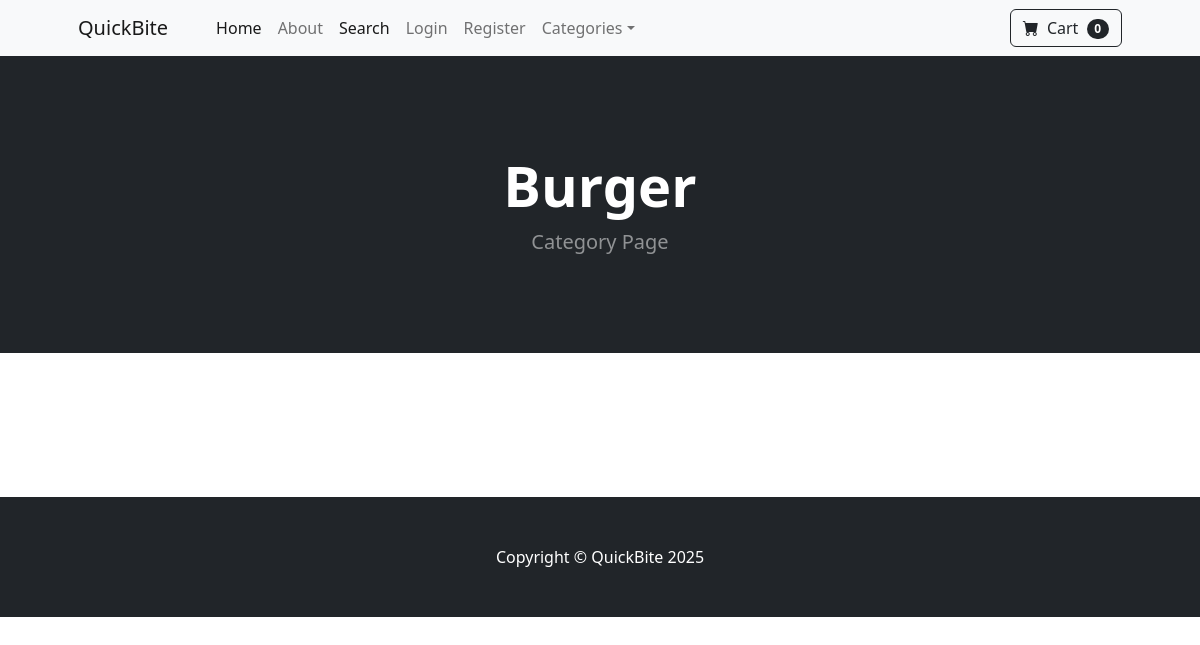
Before: /category/Burger with the older database file.
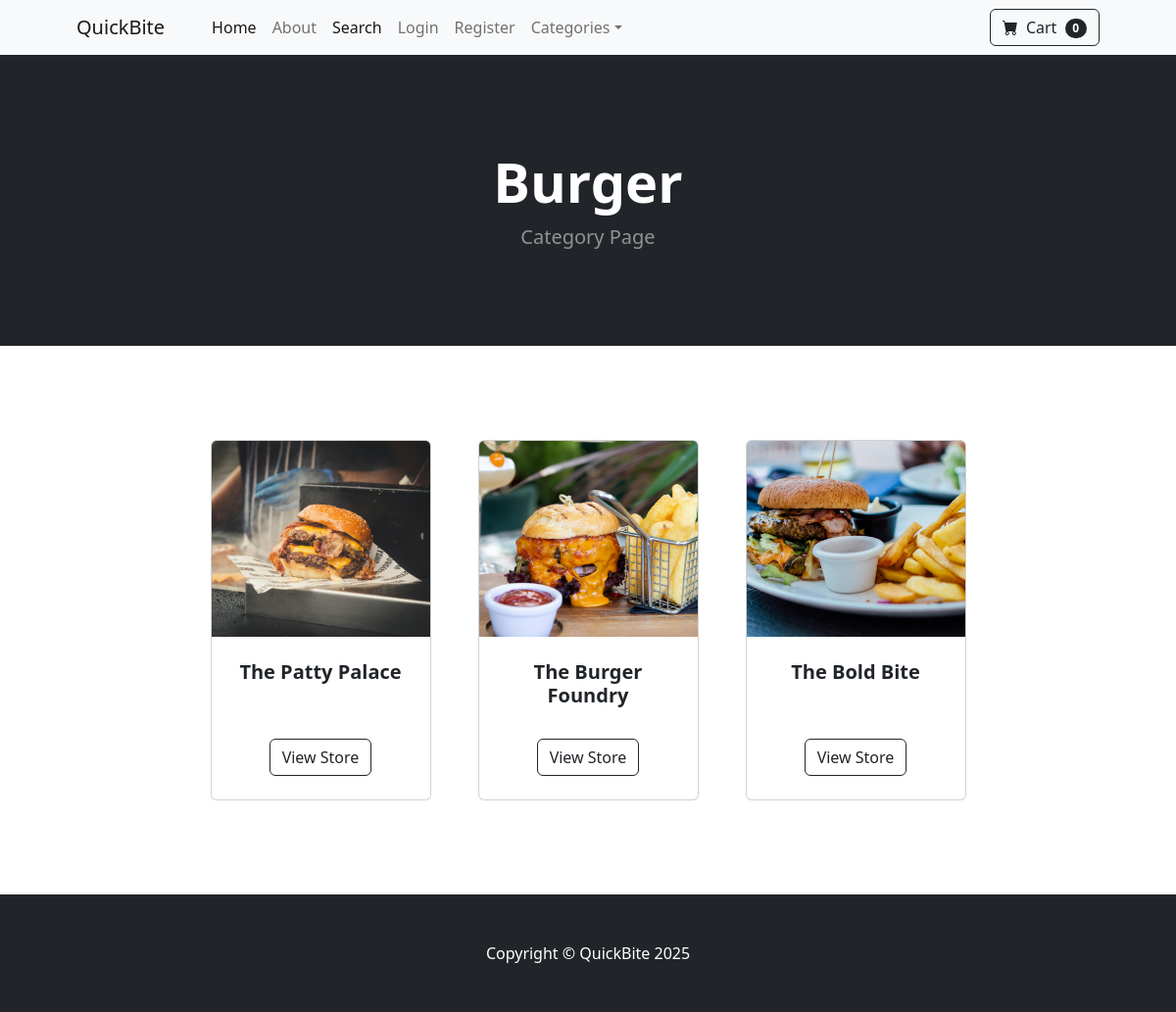
After: the same page with the newer database file.
### Food_Order_App/models.py (models this page shows, shortened)
class Category(models.Model):
    name = models.CharField(max_length=50)
    def __str__(self):
        return self.name
    class Meta:
        verbose_name_plural = 'categories'

class Store(models.Model):
    name = models.CharField(max_length=100)
    address = models.CharField(max_length=200)
    image = models.ImageField(upload_to='uploads/store/')
    description = models.TextField(blank=True, null=True)
    category = models.ForeignKey(Category, on_delete=models.SET_NULL, null=True, blank=True)
    products = models.ManyToManyField(Product, blank=True, related_name='stores', default=None)

### Food_Order_App/views.py (the view)
# urls.py: path("category/<str:foo>" , views.category, name = 'category'),
def category(request, foo):
    foo = foo.replace('-', ' ')
    try:
        category = Category.objects.get(name=foo)
        products = Product.objects.filter(category=category)
        stores = Store.objects.filter(category=category)
        return render(request, 'category.html', {'products':products, 'category':category, 'stores':stores})
    except:
        messages.success(request, ("That category does not exist"))
        return redirect('home')

### cart/cart.py (called while the page is built)
    def __len__(self):
        return len(self.cart)

### cart/context_proccesors.py (called while the page is built)
def cart(request):
    return {'cart':Cart(request)}

### Food_Order_App/templates/category.html (shortened to what this page needs)
{% extends 'base.html' %}
{% load static %}
    {% block content %}
        <header class="bg-dark py-5">
            <div class="container px-4 px-lg-5 my-5">
                <div class="text-center text-white">
                    <h1 class="display-4 fw-bolder">{{ category }}</h1>
                    <p class="lead fw-normal text-white-50 mb-0">Category Page</p>
                </div>
            </div>
        </header>
        <section class="py-5">
            <div class="container px-4 px-lg-5 mt-5">
                <div class="row gx-4 gx-lg-5 row-cols-2 row-cols-md-3 row-cols-xl-4 justify-content-center">
                   {% for store in stores %}
                    <div class="col mb-5">
                        <div class="card h-100">
                            <img class="card-img-top" src="{{store.image.url}}" alt=""
                                style="height: 200px; object-fit: cover; width: 100%;"
                            />
                            <div class="card-body p-4">
                                <div class="text-center">
                                    <h5 class="fw-bolder">{{store.name}}</h5>
                                </div>
                            </div>
                            <div class="card-footer p-4 pt-0 border-top-0 bg-transparent">
                                <div class="text-center"><a class="btn btn-outline-dark mt-auto" href="{% url 'store' store.id %}">View Store</a></div>
                            </div>
                        </div>
                    </div>
                    {% endfor %}
                </div>
            </div>
        </section>
       {% endblock %}

### Food_Order_App/templates/base.html (shortened to what this page needs)
{% load static %}
<!DOCTYPE html>
<html lang="en">
    <head>
        <link href="https://cdn.jsdelivr.net/npm/bootstrap-icons@1.5.0/font/bootstrap-icons.css" rel="stylesheet" />
        <link href="{% static 'css/styles.css' %}" rel="stylesheet" />
    </head>
    <body>
        {% include 'navbar.html' %}
        {% block content %}
        {% endblock %}
        <footer class="py-5 bg-dark">
            <div class="container"><p class="m-0 text-center text-white">Copyright &copy; QuickBite 2025</p></div>
        </footer>
    </body>
</html>

### Food_Order_App/templates/navbar.html (shortened to what this page needs)
        <nav class="navbar navbar-expand-lg navbar-light bg-light">
            <div class="container px-4 px-lg-5">
                <a class="navbar-brand" href="{% url 'home' %}">QuickBite</a>
                <div class="collapse navbar-collapse" id="navbarSupportedContent">
                    <ul class="navbar-nav me-auto mb-2 mb-lg-0 ms-lg-4">
                        <li class="nav-item"><a class="nav-link active" aria-current="page" href="{% url 'home' %}">Home</a></li>
                        <li class="nav-item"><a class="nav-link" href="{% url 'about' %}">About</a></li>
                        <li class="nav-item"><a class="nav-link active" aria-current="page" href="{% url 'search' %}">Search</a></li>
                        {% if user.is_authenticated %}
                            <li class="nav-item dropdown">
                                <a class="nav-link dropdown-toggle" href="#" role="button" data-bs-toggle="dropdown" aria-expanded="false">
                                    Profile
                                </a>
                                <ul class="dropdown-menu">
                                    <li><a class="dropdown-item" href="{% url 'update_user' %}">User Profile</a></li>
                                    <li><a class="dropdown-item" href="{% url 'update_info' %}">Shipping Info</a></li>
                                </ul>
                            </li>
                            {% if user.is_superuser %}
                            <li class="nav-item dropdown">
                                <a class="nav-link dropdown-toggle" href="#" role="button" data-bs-toggle="dropdown" aria-expanded="false">
                                    Orders
                                </a>
                                <ul class="dropdown-menu">
                                    <li><a class="dropdown-item" href="{% url 'shipped_dash' %}">Shipped Orders</a></li>
                                    <li><a class="dropdown-item" href="{% url 'not_shipped_dash' %}">UnShipped Orders</a></li>
                                </ul>
                            </li>
                            {% endif %}
                            <li class="nav-item"><a class="nav-link" href="{% url 'logout' %}">Logout</a></li>
                        {% else %}
                            <li class="nav-item"><a class="nav-link" href="{% url 'login' %}">Login</a></li>
                            <li class="nav-item"><a class="nav-link" href="{% url 'register' %}">Register</a></li>
                        {% endif %}
                        <li class="nav-item dropdown">
                            <a class="nav-link dropdown-toggle" id="navbarDropdown" href="#" role="button" data-bs-toggle="dropdown" aria-expanded="false">Categories</a>
                        </li>
                    </ul>
                    <form class="d-flex">
                        <a href="{% url 'cart_summary' %}" class="btn btn-outline-dark" >
                             <i class="bi-cart-fill me-1"></i>
                            Cart
                            <span class="badge bg-dark text-white ms-1 rounded-pill" id="cart_quantity">{{ cart|length }}</span>
                        </a>
                    </form>
                </div>
            </div>
        </nav>

Changed rows visible on the page:
added Store: image (picture), name "The Patty Palace"
added Store: image (picture), name "The Burger Foundry"
added Store: image (picture), name "The Bold Bite"
